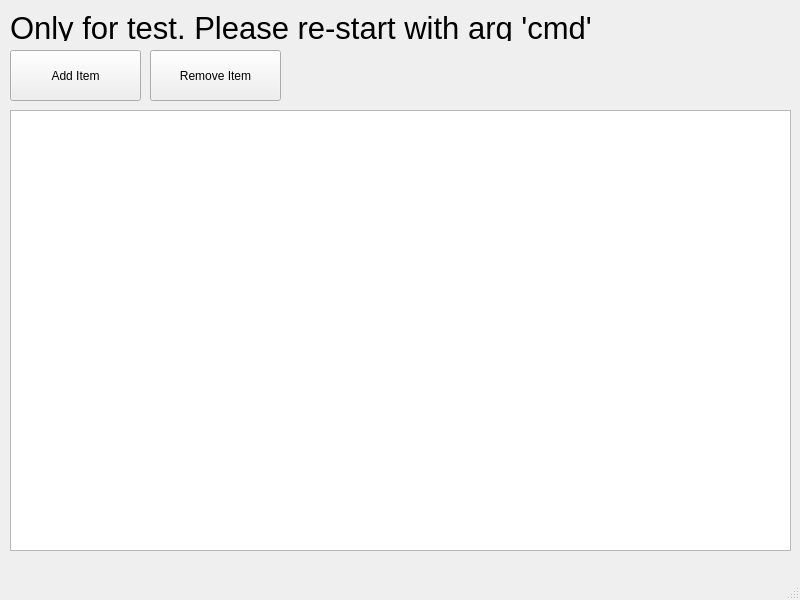
<?xml version="1.0" encoding="UTF-8"?>
<ui version="4.0">
 <class>MainWindow</class>
 <widget class="QMainWindow" name="MainWindow">
  <property name="geometry">
   <rect>
    <x>0</x>
    <y>0</y>
    <width>800</width>
    <height>600</height>
   </rect>
  </property>
  <property name="windowTitle">
   <string>MainWindow</string>
  </property>
  <widget class="QWidget" name="centralwidget">
   <widget class="QPushButton" name="addBtn">
    <property name="geometry">
     <rect>
      <x>10</x>
      <y>50</y>
      <width>131</width>
      <height>51</height>
     </rect>
    </property>
    <property name="text">
     <string>Add Item</string>
    </property>
   </widget>
   <widget class="QListView" name="listView">
    <property name="geometry">
     <rect>
      <x>10</x>
      <y>110</y>
      <width>781</width>
      <height>441</height>
     </rect>
    </property>
   </widget>
   <widget class="QLabel" name="label">
    <property name="geometry">
     <rect>
      <x>10</x>
      <y>10</y>
      <width>661</width>
      <height>31</height>
     </rect>
    </property>
    <property name="font">
     <font>
      <pointsize>23</pointsize>
     </font>
    </property>
    <property name="text">
     <string>&lt;html&gt;&lt;head/&gt;&lt;body&gt;&lt;p&gt;Only for test. Please re-start with arg 'cmd'&lt;/p&gt;&lt;/body&gt;&lt;/html&gt;</string>
    </property>
   </widget>
   <widget class="QPushButton" name="rmBtn">
    <property name="geometry">
     <rect>
      <x>150</x>
      <y>50</y>
      <width>131</width>
      <height>51</height>
     </rect>
    </property>
    <property name="text">
     <string>Remove Item</string>
    </property>
   </widget>
  </widget>
  <widget class="QMenuBar" name="menubar">
   <property name="geometry">
    <rect>
     <x>0</x>
     <y>0</y>
     <width>800</width>
     <height>22</height>
    </rect>
   </property>
  </widget>
  <widget class="QStatusBar" name="statusbar"/>
 </widget>
 <resources/>
 <connections/>
</ui>
